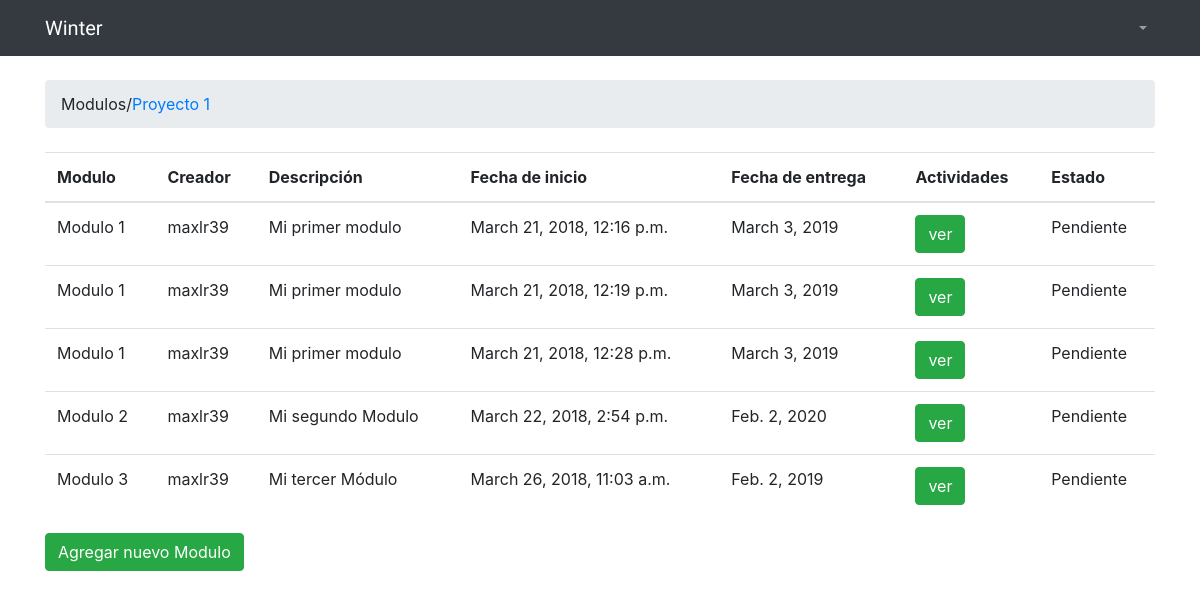
Screenshot of /modules/1/ with the database file from the repository.
### projects/models.py (models this page shows, shortened)
class Project(models.Model):
    name = models.CharField(max_length=30, unique=True)
    description = models.CharField(max_length=100)
    submission_deadline = models.DateField(auto_now_add=False)
    start_date = models.DateTimeField(auto_now_add = True)

class Module(models.Model):
    name = models.CharField(max_length=255)
    last_updated = models.DateTimeField(auto_now_add=True)
    status = models.CharField(max_length=20)
    description = models.CharField(max_length=4000)
    start_date = models.DateTimeField(auto_now_add=True)
    end_date = models.DateTimeField(auto_now_add=True)
    submission_deadline = models.DateField(auto_now_add=False)
    project = models.ForeignKey(Project, on_delete=models.CASCADE, related_name='modules')
    starter = models.ForeignKey(User, on_delete=models.CASCADE, related_name='modules')
    work_day_started = models.BooleanField(default=False)

### projects/views.py (the view)
# urls.py: url(r'^modules/(?P<pk>\d+)/$', views.project_modules, name='project_modules'),
def project_modules(request, pk):
    project = get_object_or_404(Project, pk=pk)
    return render(request, 'modules.html', {'project': project})

### templates/modules.html (shortened to what this page needs)
{% extends 'base.html' %}
{% block breadcrumb %}
<li class="breadcrimb-item active">Modulos/</li>
<li class="breadcrumb-item active"><a href="{% url 'home' %}">{{project.name}}</a></li>
{% endblock %}
{% block content %}
<table class="table">
    <thead class="thead-inverse">
        <tr>
            <th>Modulo</th>
            <th>Creador</th>
            <th>Descripción</th>
            <th>Fecha de inicio</th>
            <th>Fecha de entrega</th>
            <th>Actividades</th>
            <th>Estado</th>
        </tr>
    </thead>
    <tbody>
        {% for module in project.modules.all %}
        <tr>
            <td>{{ module.name }}</td>
            <td>{{ module.starter.username }}</td>
            <td>{{module.description }}</td>
            <td>{{module.start_date }}</td>
            <td>{{module.submission_deadline }}</td>
            <td><a href="{% url 'module_activities' project.pk module.pk %}" class="btn btn-success">ver</a></td>
            <td>{{module.status}}</td>
        </tr>
        {% endfor %}
    </tbody>
</table>
<div class="mb-4">
    <a href="{% url 'new_module' project.pk %}" class="btn btn-success">Agregar nuevo Modulo</a>
</div>
{% endblock %}

### templates/base.html (shortened to what this page needs)
{% load static %}<!DOCTYPE html>
<html>
    <head>
                <link rel="stylesheet" href="{% static 'css/bootstrap.min.css' %}">
                    <link rel="stylesheet" href="{% static 'css/app.css' %}">
                        </head>
    <body>
        {% block body %}
        <nav class="navbar navbar-expand-sm navbar-dark bg-dark">
            <div class="container">
                <a class="navbar-brand" href="{% url 'home' %}">Winter</a>
                <div class="collapse navbar-collapse" id="mainMenu">
                   <ul class="navbar-nav ml-auto">
                        <li class="nav-item dropdown">
                            <a class="nav-link dropdown-toggle" href="#" id="userMenu" data-toggle="dropdown" aria-haspopup="true" aria-expanded="false">
                            </a>
                        </li>
                    </ul>
                </div>
            </div>
        </nav>
        <div class="container">
            <ol class="breadcrumb my-4">
                {% block breadcrumb %}
                {% endblock %}
            </ol>
            {% block content %}
            {% endblock %}
        </div>
        {% endblock body %}
    </body>
</html>

### static/css/app.css (style rules this page uses)
.navbar-brand { font-family: 'Peralta', cursive; }

### rows the page displays
Project: name "Proyecto 1"
Module: name "Modulo 1", starter.username "maxlr39", description "Mi primer modulo", start_date "March 21, 2018, 12:16 p.m.", submission_deadline "March 3, 2019", status "Pendiente"
Module: name "Modulo 1", starter.username "maxlr39", description "Mi primer modulo", start_date "March 21, 2018, 12:19 p.m.", submission_deadline "March 3, 2019", status "Pendiente"
Module: name "Modulo 1", starter.username "maxlr39", description "Mi primer modulo", start_date "March 21, 2018, 12:28 p.m.", submission_deadline "March 3, 2019", status "Pendiente"
Module: name "Modulo 2", starter.username "maxlr39", description "Mi segundo Modulo", start_date "March 22, 2018, 2:54 p.m.", submission_deadline "Feb. 2, 2020", status "Pendiente"
Module: name "Modulo 3", starter.username "maxlr39", description "Mi tercer Módulo", start_date "March 26, 2018, 11:03 a.m.", submission_deadline "Feb. 2, 2019", status "Pendiente"
